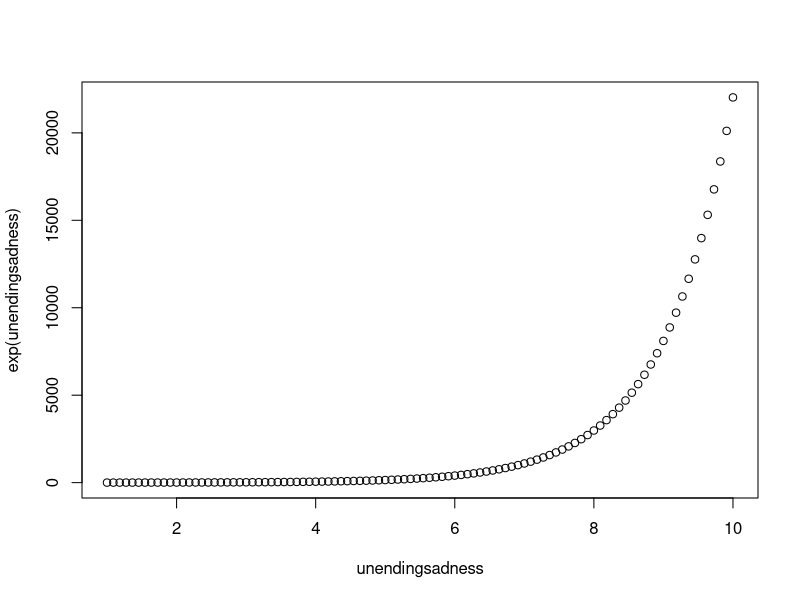
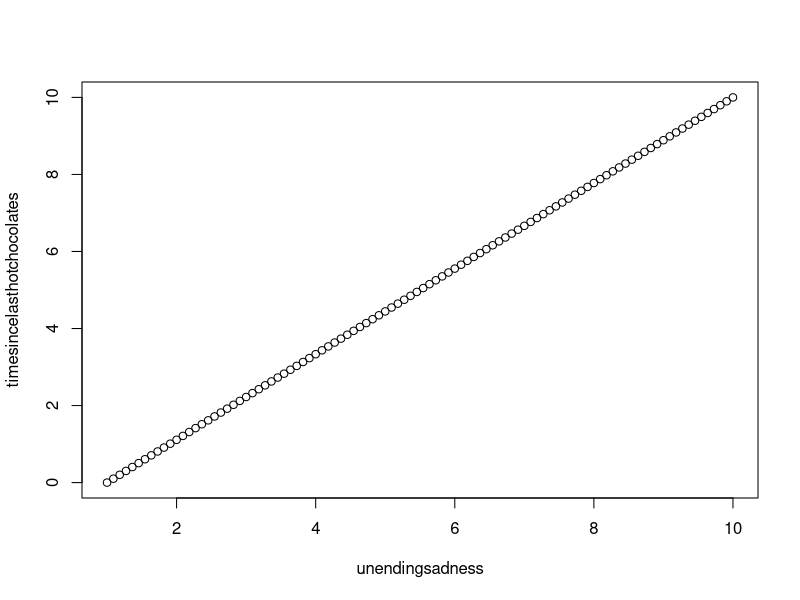
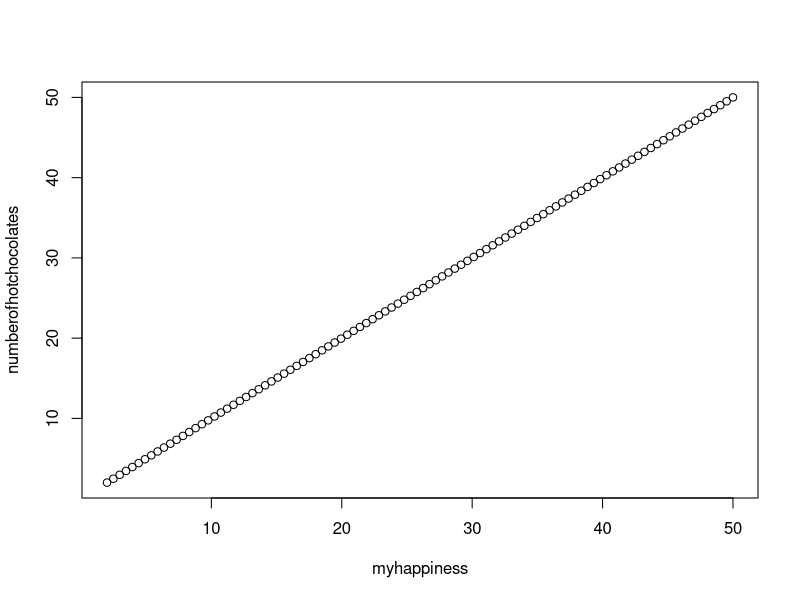

These charts were generated, in order, by the following R code:
library(ggplot2)

print(23700187493*524932019740973)
print(34875293475874/294785847)

#*Oh, I just found out adding a * after a # lets you press enter and it carries it to the next line so you can type
#*with fewer interruptions
#*ooh
#*
#*This is much easier
#*
#*
#*Then you just delete it when you need to go back to usual coding
#*
#*
#*
#*
#*

unendingsadness<-seq(from=10, to=1, length=100)
plot(unendingsadness, exp(unendingsadness))

undendingsadness<-seq(10,0, length=100)
timesincelasthotchocolates<-seq(10,0, length=100)
plot(unendingsadness, timesincelasthotchocolates)

myhappiness<-seq(50,2,length=100)
numberofhotchocolates<-seq(50,2,length=100)
plot(myhappiness, numberofhotchocolates)


